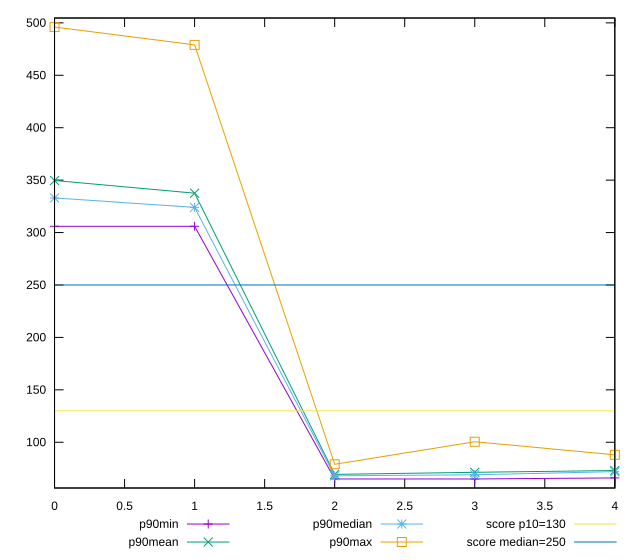

Write the gnuplot code that produced this figure.
reset

$p90Min <<EOF
0 305.9999999999991
1 305.9999999999991
2 65
3 65
4 66
EOF

$p90Mean <<EOF
0 349.63829787234044
1 337.5425531914894
2 69.38297872340425
3 71.34574468085107
4 73.08510638297872
EOF

$p90Median <<EOF
0 333
1 324
2 68
3 69
4 72
EOF

$p90Max <<EOF
0 496
1 479
2 79
3 100.5
4 88
EOF

set key outside below
set xrange [0:4]
set yrange [56.379999999999995:504.62]
set trange [56.379999999999995:504.62]
set terminal svg size 640, 560 enhanced background rgb 'white'
set output "report_00016_2021-02-10T13-31-48.338Z/max-potential-fid/progression/value.svg"

plot $p90Min title "p90min" with linespoints, \
     $p90Mean title "p90mean" with linespoints, \
     $p90Median title "p90median" with linespoints, \
     $p90Max title "p90max" with linespoints, \
     130 title "score p10=130", \
     250 title "score median=250"

reset
